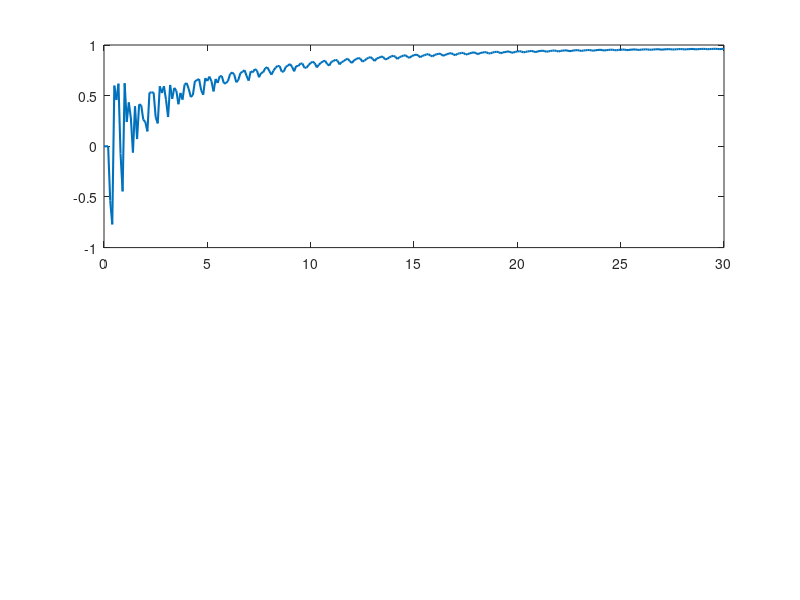

MATLAB code to generate this figure: (Note: this script raises an error after producing the figure.)
load('ident_lab2_v05.mat');
% ---- параметры системы ----
a = zad1.a;
b = zad1.b;
w = zad1.w;

Td = 0.1;
Tend = 30;

k = 0:Td:Tend;
N = length(k);

% вход
u = sin(w * k);

% Создание дискретной передаточной функции
num = [b];
den = [1, a];
Wz = tf(num, den, Td);  % Ts - интервал дискретизации

% Расчет отклика
y = lsim(Wz, u, k);

% ---- алгоритмы для gamma ----
gammas = [0.5, 10];

figure;

gi = 1;
gamma = gammas(gi);

% параметры оценки
theta = zeros(2, N);      % [a_hat; b_hat]
theta_hat = [0; 0];       % начальная оценка

for k_i = 2:N
    phi = [-y(k_i-1); u(k_i-1)];

    % ошибка
    e0 = y(k_i) - phi.'*theta_hat;

    % градиентный алгоритм
    theta_hat = theta_hat + gamma * phi * e0;

    theta(:, k_i) = theta_hat;
end

subplot(2,1,1);
plot(k, theta(1,:), 'LineWidth', 1.5); hold on;
yline(a, '--k', 'LineWidth', 1.5); grid on;
yticks([-0.8 -0.5, 0, 0.5, a]);
ylim([-0.8 1.1])
xlabel("t")
ylabel("\theta(t)")
title(['Оценка a при \gamma = ', num2str(gamma)]);

subplot(2,1,2);
plot(k, theta(2,:), 'LineWidth', 1.5); hold on;
yline(b, '--k', 'LineWidth', 1.5); grid on;
yticks([0 1 2 b])
title(['Оценка b при \gamma = ', num2str(gamma)]);
set(gcf, 'PaperPositionMode','auto');
xlabel("t")
ylabel("\theta(t)")
saveas(gcf, "images/task1_4.png")
